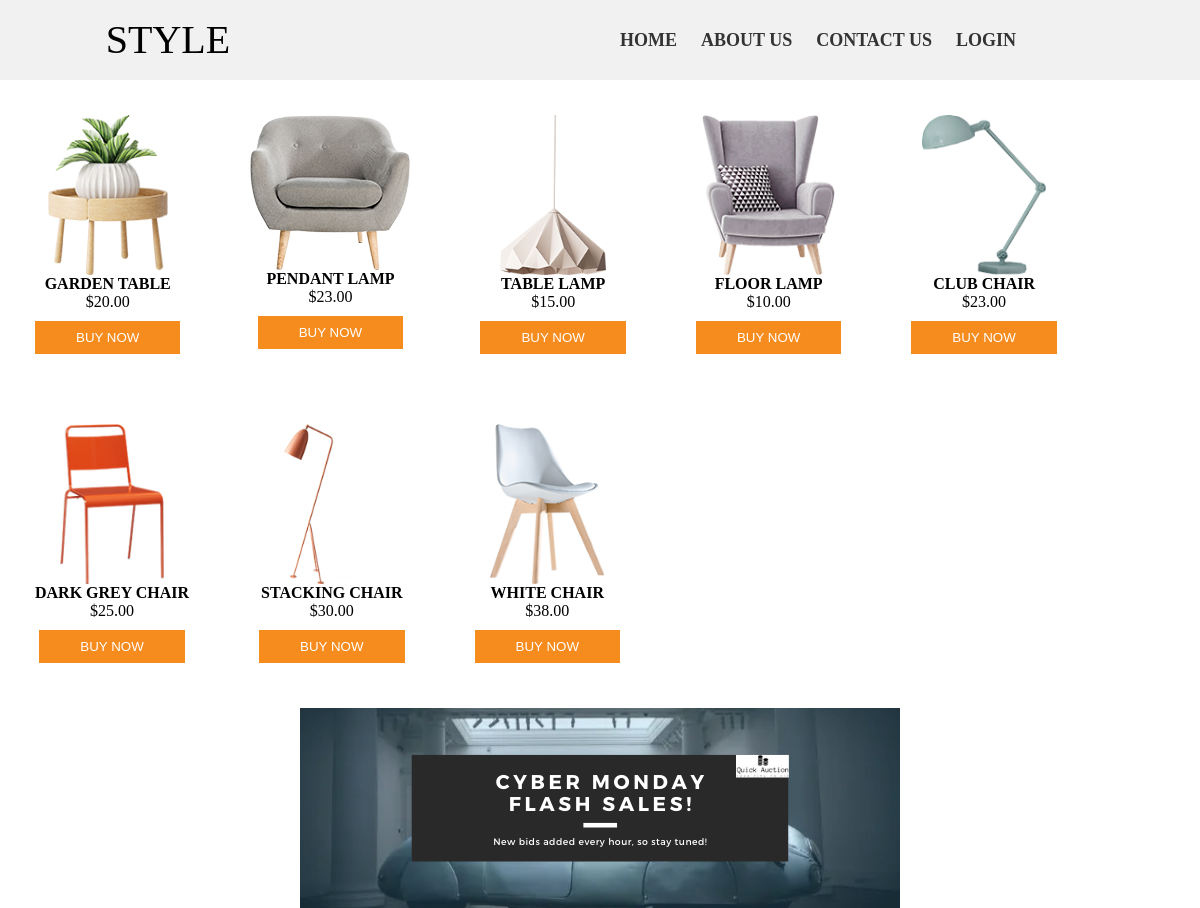
The page /shop.php on the database its author committed.
### tables this page shows
CREATE TABLE `products` (
  `id` int(10) NOT NULL,
  `name` varchar(250) NOT NULL,
  `code` varchar(100) NOT NULL,
  `price` double(9,2) NOT NULL,
  `image` varchar(250) NOT NULL
);

### shop.php (the view, shortened to what this page needs)
<?php
include('db.php');
?>
<html>
<head>
<link rel='stylesheet' href='styles/shop.css' type='text/css' media='all' />
</head>
<body>
<?php include 'navbar.php'; ?>
<div>
<?php
$result = mysqli_query($con,"SELECT * FROM `products`");
while($row = mysqli_fetch_assoc($result)){
		echo "<form method='post' action=''>
			  <div class='product_wrapper'>
			  <input type='hidden' name='code' value=".$row['code']." />
			  <div class='image'><img class='img-style' src='".$row['image']."' /></div>
			  <div class='name'>".$row['name']."</div>
		   	  <div class='price'>$".$row['price']."</div>
			  <button type='submit' class='buy'>Buy Now</button>
			  </form>
		   	  </div>";
        }
?>
	<div style="text-align: center;">
		<img src="img/quickauction.png">
	</div>
</body>
</html>

### navbar.php (shortened to what this page needs)
<!DOCTYPE html>
<html>
  <head>
    <link rel="stylesheet" href="styles/navbar.css">
  </head>
  <body>
  <div class="navbar">
    <div class="animated-text">
          <div class="line">Style</div>
      </div>
    <div class="menu">
      <a href="index.php">Home</a>
      <a href="About.php">About Us</a>
      <a href="Contact.php">Contact Us</a>
      <?php
        if(isset($_SESSION['username'])){
         echo "<a href='logout.php'>Logout</a>";
         echo "<a style='red;' href='deleteMyAccount.php'>Delete My Account</a>";
        }else{
         echo "<a href='login.php'>Login</a>";
        }
      ?>
    </div>
  </div>
  </body>
</html>

### styles/shop.css (style rules this page uses)
* { margin: 0; padding: 0; }
body, html { margin: auto; max-width: 1315px; }
.product_wrapper { float:left; padding: 35px; text-align: center; }
.product_wrapper .name { font-weight:bold; }
.product_wrapper .buy { text-transform: uppercase; background: #F68B1E; border: 1px solid #F68B1E; cursor: pointer; color: #fff; padding: 8px 40px; margin-top: 10px; }
.img-style { max-height: 10em; }

### styles/navbar.css (style rules this page uses)
body { margin: 0; padding: 0; font-family: "Montserrat"; }
.navbar { position: relative; height: 80px; overflow: hidden; top: 0; display: flex; align-items: center; background: #f1f1f1; width: 100%; }
.menu { position: absolute; left: 50%; }
.menu a { color: #333; text-decoration: none; font-weight: 700; margin-left: 20px; transition: color 0.3s; text-transform: uppercase; font-size: large; }
.animated-text { color: black; position: absolute; top: 50%; left: 14%; transform: translate(-50%,-50%); padding: 0 40px; height: 60px; overflow: hidden; width: 100%; }
.line { text-transform: uppercase; text-align: center; font-size: 40px; line-height: 60px; }
.line:first-child { animation: anim 12s infinite; }

### rows shown on the page
products: image (picture), name "GARDEN TABLE", price "20.00"
products: image (picture), name "PENDANT LAMP", price "23.00"
products: image (picture), name "TABLE LAMP", price "15.00"
products: image (picture), name "FLOOR LAMP", price "10.00"
products: image (picture), name "CLUB CHAIR", price "23.00"
products: image (picture), name "DARK GREY CHAIR", price "25.00"
products: image (picture), name "STACKING CHAIR", price "30.00"
products: image (picture), name "WHITE CHAIR", price "38.00"
